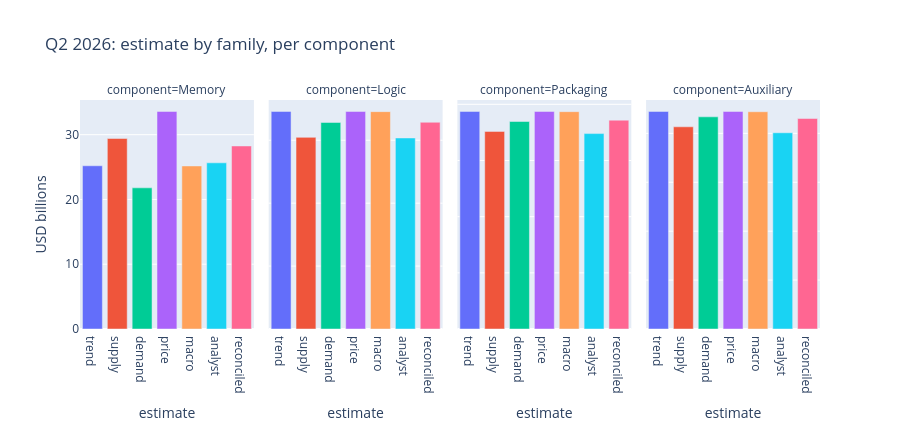

Notebook cell for this chart:
### Code cell
family_order = ["trend", "supply", "demand", "price", "macro", "analyst", "reconciled"]
figure = px.bar(q2_detail.to_pandas(), x="estimate", y="value_b", facet_col="component", color="estimate",
                category_orders={"estimate": family_order, "component": COMPONENTS}, labels={"value_b": "USD billions"},
                title="Q2 2026: estimate by family, per component")
figure.update_yaxes(matches=None)
figure.update_layout(height=430, showlegend=False)
figure

### Figure 1 — Plotly figure (JSON) as saved in the notebook; plotly's stock layout.template omitted (floating-point values rounded to 4 significant figures)
{"data": [{"hovertemplate": "estimate=%{x}<br>component=Memory<br>USD billions=%{y}<extra></extra>", "legendgroup": "trend", "marker": {"color": "#636efa", "pattern": {"shape": ""}}, "name": "trend", "orientation": "v", "showlegend": true, "textposition": "auto", "type": "bar", "x": ["trend"], "xaxis": "x", "y": [25.2], "yaxis": "y"}, {"hovertemplate": "estimate=%{x}<br>component=Logic<br>USD billions=%{y}<extra></extra>", "legendgroup": "trend", "marker": {"color": "#636efa", "pattern": {"shape": ""}}, "name": "trend", "orientation": "v", "showlegend": false, "textposition": "auto", "type": "bar", "x": ["trend"], "xaxis": "x2", "y": [3.458], "yaxis": "y2"}, {"hovertemplate": "estimate=%{x}<br>component=Packaging<br>USD billions=%{y}<extra></extra>", "legendgroup": "trend", "marker": {"color": "#636efa", "pattern": {"shape": ""}}, "name": "trend", "orientation": "v", "showlegend": false, "textposition": "auto", "type": "bar", "x": ["trend"], "xaxis": "x3", "y": [3.873], "yaxis": "y3"}, {"hovertemplate": "estimate=%{x}<br>component=Auxiliary<br>USD billions=%{y}<extra></extra>", "legendgroup": "trend", "marker": {"color": "#636efa", "pattern": {"shape": ""}}, "name": "trend", "orientation": "v", "showlegend": false, "textposition": "auto", "type": "bar", "x": ["trend"], "xaxis": "x4", "y": [2.224], "yaxis": "y4"}, {"hovertemplate": "estimate=%{x}<br>component=Memory<br>USD billions=%{y}<extra></extra>", "legendgroup": "supply", "marker": {"color": "#EF553B", "pattern": {"shape": ""}}, "name": "supply", "orientation": "v", "showlegend": true, "textposition": "auto", "type": "bar", "x": ["supply"], "xaxis": "x", "y": [29.41], "yaxis": "y"}, {"hovertemplate": "estimate=%{x}<br>component=Logic<br>USD billions=%{y}<extra></extra>", "legendgroup": "supply", "marker": {"color": "#EF553B", "pattern": {"shape": ""}}, "name": "supply", "orientation": "v", "showlegend": false, "textposition": "auto", "type": "bar", "x": ["supply"], "xaxis": "x2", "y": [3.046], "yaxis": "y2"}, {"hovertemplate": "estimate=%{x}<br>component=Packaging<br>USD billions=%{y}<extra></extra>", "legendgroup": "supply", "marker": {"color": "#EF553B", "pattern": {"shape": ""}}, "name": "supply", "orientation": "v", "showlegend": false, "textposition": "auto", "type": "bar", "x": ["supply"], "xaxis": "x3", "y": [3.518], "yaxis": "y3"}, {"hovertemplate": "estimate=%{x}<br>component=Auxiliary<br>USD billions=%{y}<extra></extra>", "legendgroup": "supply", "marker": {"color": "#EF553B", "pattern": {"shape": ""}}, "name": "supply", "orientation": "v", "showlegend": false, "textposition": "auto", "type": "bar", "x": ["supply"], "xaxis": "x4", "y": [2.067], "yaxis": "y4"}, {"hovertemplate": "estimate=%{x}<br>component=Memory<br>USD billions=%{y}<extra></extra>", "legendgroup": "demand", "marker": {"color": "#00cc96", "pattern": {"shape": ""}}, "name": "demand", "orientation": "v", "showlegend": true, "textposition": "auto", "type": "bar", "x": ["demand"], "xaxis": "x", "y": [21.79], "yaxis": "y"}, {"hovertemplate": "estimate=%{x}<br>component=Logic<br>USD billions=%{y}<extra></extra>", "legendgroup": "demand", "marker": {"color": "#00cc96", "pattern": {"shape": ""}}, "name": "demand", "orientation": "v", "showlegend": false, "textposition": "auto", "type": "bar", "x": ["demand"], "xaxis": "x2", "y": [3.283], "yaxis": "y2"}, {"hovertemplate": "estimate=%{x}<br>component=Packaging<br>USD billions=%{y}<extra></extra>", "legendgroup": "demand", "marker": {"color": "#00cc96", "pattern": {"shape": ""}}, "name": "demand", "orientation": "v", "showlegend": false, "textposition": "auto", "type": "bar", "x": ["demand"], "xaxis": "x3", "y": [3.694], "yaxis": "y3"}, {"hovertemplate": "estimate=%{x}<br>component=Auxiliary<br>USD billions=%{y}<extra></extra>", "legendgroup": "demand", "marker": {"color": "#00cc96", "pattern": {"shape": ""}}, "name": "demand", "orientation": "v", "showlegend": false, "textposition": "auto", "type": "bar", "x": ["demand"], "xaxis": "x4", "y": [2.169], "yaxis": "y4"}, {"hovertemplate": "estimate=%{x}<br>component=Memory<br>USD billions=%{y}<extra></extra>", "legendgroup": "price", "marker": {"color": "#ab63fa", "pattern": {"shape": ""}}, "name": "price", "orientation": "v", "showlegend": true, "textposition": "auto", "type": "bar", "x": ["price"], "xaxis": "x", "y": [33.59], "yaxis": "y"}, {"hovertemplate": "estimate=%{x}<br>component=Logic<br>USD billions=%{y}<extra></extra>", "legendgroup": "price", "marker": {"color": "#ab63fa", "pattern": {"shape": ""}}, "name": "price", "orientation": "v", "showlegend": false, "textposition": "auto", "type": "bar", "x": ["price"], "xaxis": "x2", "y": [3.458], "yaxis": "y2"}, {"hovertemplate": "estimate=%{x}<br>component=Packaging<br>USD billions=%{y}<extra></extra>", "legendgroup": "price", "marker": {"color": "#ab63fa", "pattern": {"shape": ""}}, "name": "price", "orientation": "v", "showlegend": false, "textposition": "auto", "type": "bar", "x": ["price"], "xaxis": "x3", "y": [3.873], "yaxis": "y3"}, {"hovertemplate": "estimate=%{x}<br>component=Auxiliary<br>USD billions=%{y}<extra></extra>", "legendgroup": "price", "marker": {"color": "#ab63fa", "pattern": {"shape": ""}}, "name": "price", "orientation": "v", "showlegend": false, "textposition": "auto", "type": "bar", "x": ["price"], "xaxis": "x4", "y": [2.224], "yaxis": "y4"}, {"hovertemplate": "estimate=%{x}<br>component=Memory<br>USD billions=%{y}<extra></extra>", "legendgroup": "macro", "marker": {"color": "#FFA15A", "pattern": {"shape": ""}}, "name": "macro", "orientation": "v", "showlegend": true, "textposition": "auto", "type": "bar", "x": ["macro"], "xaxis": "x", "y": [25.18], "yaxis": "y"}, {"hovertemplate": "estimate=%{x}<br>component=Logic<br>USD billions=%{y}<extra></extra>", "legendgroup": "macro", "marker": {"color": "#FFA15A", "pattern": {"shape": ""}}, "name": "macro", "orientation": "v", "showlegend": false, "textposition": "auto", "type": "bar", "x": ["macro"], "xaxis": "x2", "y": [3.455], "yaxis": "y2"}, {"hovertemplate": "estimate=%{x}<br>component=Packaging<br>USD billions=%{y}<extra></extra>", "legendgroup": "macro", "marker": {"color": "#FFA15A", "pattern": {"shape": ""}}, "name": "macro", "orientation": "v", "showlegend": false, "textposition": "auto", "type": "bar", "x": ["macro"], "xaxis": "x3", "y": [3.869], "yaxis": "y3"}, {"hovertemplate": "estimate=%{x}<br>component=Auxiliary<br>USD billions=%{y}<extra></extra>", "legendgroup": "macro", "marker": {"color": "#FFA15A", "pattern": {"shape": ""}}, "name": "macro", "orientation": "v", "showlegend": false, "textposition": "auto", "type": "bar", "x": ["macro"], "xaxis": "x4", "y": [2.221], "yaxis": "y4"}, {"hovertemplate": "estimate=%{x}<br>component=Memory<br>USD billions=%{y}<extra></extra>", "legendgroup": "analyst", "marker": {"color": "#19d3f3", "pattern": {"shape": ""}}, "name": "analyst", "orientation": "v", "showlegend": true, "textposition": "auto", "type": "bar", "x": ["analyst"], "xaxis": "x", "y": [25.66], "yaxis": "y"}, {"hovertemplate": "estimate=%{x}<br>component=Logic<br>USD billions=%{y}<extra></extra>", "legendgroup": "analyst", "marker": {"color": "#19d3f3", "pattern": {"shape": ""}}, "name": "analyst", "orientation": "v", "showlegend": false, "textposition": "auto", "type": "bar", "x": ["analyst"], "xaxis": "x2", "y": [3.037], "yaxis": "y2"}, {"hovertemplate": "estimate=%{x}<br>component=Packaging<br>USD billions=%{y}<extra></extra>", "legendgroup": "analyst", "marker": {"color": "#19d3f3", "pattern": {"shape": ""}}, "name": "analyst", "orientation": "v", "showlegend": false, "textposition": "auto", "type": "bar", "x": ["analyst"], "xaxis": "x3", "y": [3.479], "yaxis": "y3"}, {"hovertemplate": "estimate=%{x}<br>component=Auxiliary<br>USD billions=%{y}<extra></extra>", "legendgroup": "analyst", "marker": {"color": "#19d3f3", "pattern": {"shape": ""}}, "name": "analyst", "orientation": "v", "showlegend": false, "textposition": "auto", "type": "bar", "x": ["analyst"], "xaxis": "x4", "y": [2.006], "yaxis": "y4"}, {"hovertemplate": "estimate=%{x}<br>component=Memory<br>USD billions=%{y}<extra></extra>", "legendgroup": "reconciled", "marker": {"color": "#FF6692", "pattern": {"shape": ""}}, "name": "reconciled", "orientation": "v", "showlegend": true, "textposition": "auto", "type": "bar", "x": ["reconciled"], "xaxis": "x", "y": [28.26], "yaxis": "y"}, {"hovertemplate": "estimate=%{x}<br>component=Logic<br>USD billions=%{y}<extra></extra>", "legendgroup": "reconciled", "marker": {"color": "#FF6692", "pattern": {"shape": ""}}, "name": "reconciled", "orientation": "v", "showlegend": false, "textposition": "auto", "type": "bar", "x": ["reconciled"], "xaxis": "x2", "y": [3.286], "yaxis": "y2"}, {"hovertemplate": "estimate=%{x}<br>component=Packaging<br>USD billions=%{y}<extra></extra>", "legendgroup": "reconciled", "marker": {"color": "#FF6692", "pattern": {"shape": ""}}, "name": "reconciled", "orientation": "v", "showlegend": false, "textposition": "auto", "type": "bar", "x": ["reconciled"], "xaxis": "x3", "y": [3.718], "yaxis": "y3"}, {"hovertemplate": "estimate=%{x}<br>component=Auxiliary<br>USD billions=%{y}<extra></extra>", "legendgroup": "reconciled", "marker": {"color": "#FF6692", "pattern": {"shape": ""}}, "name": "reconciled", "orientation": "v", "showlegend": false, "textposition": "auto", "type": "bar", "x": ["reconciled"], "xaxis": "x4", "y": [2.152], "yaxis": "y4"}], "layout": {"annotations": [{"font": {}, "showarrow": false, "text": "component=Memory", "x": 0.1175, "xanchor": "center", "xref": "paper", "y": 1.0, "yanchor": "bottom", "yref": "paper"}, {"font": {}, "showarrow": false, "text": "component=Logic", "x": 0.3725, "xanchor": "center", "xref": "paper", "y": 1.0, "yanchor": "bottom", "yref": "paper"}, {"font": {}, "showarrow": false, "text": "component=Packaging", "x": 0.6275, "xanchor": "center", "xref": "paper", "y": 1.0, "yanchor": "bottom", "yref": "paper"}, {"font": {}, "showarrow": false, "text": "component=Auxiliary", "x": 0.8825, "xanchor": "center", "xref": "paper", "y": 1.0, "yanchor": "bottom", "yref": "paper"}], "barmode": "relative", "height": 430, "legend": {"title": {"text": "estimate"}, "tracegroupgap": 0}, "showlegend": false, "title": {"text": "Q2 2026: estimate by family, per component"}, "xaxis": {"anchor": "y", "categoryarray": ["trend", "supply", "demand", "price", "macro", "analyst", "reconciled"], "categoryorder": "array", "domain": [0.0, 0.235], "title": {"text": "estimate"}}, "xaxis2": {"anchor": "y2", "categoryarray": ["trend", "supply", "demand", "price", "macro", "analyst", "reconciled"], "categoryorder": "array", "domain": [0.255, 0.49], "matches": "x", "title": {"text": "estimate"}}, "xaxis3": {"anchor": "y3", "categoryarray": ["trend", "supply", "demand", "price", "macro", "analyst", "reconciled"], "categoryorder": "array", "domain": [0.51, 0.745], "matches": "x", "title": {"text": "estimate"}}, "xaxis4": {"anchor": "y4", "categoryarray": ["trend", "supply", "demand", "price", "macro", "analyst", "reconciled"], "categoryorder": "array", "domain": [0.765, 1.0], "matches": "x", "title": {"text": "estimate"}}, "yaxis": {"anchor": "x", "domain": [0.0, 1.0], "title": {"text": "USD billions"}}, "yaxis2": {"anchor": "x2", "domain": [0.0, 1.0], "showticklabels": false}, "yaxis3": {"anchor": "x3", "domain": [0.0, 1.0], "showticklabels": false}, "yaxis4": {"anchor": "x4", "domain": [0.0, 1.0], "showticklabels": false}}}
